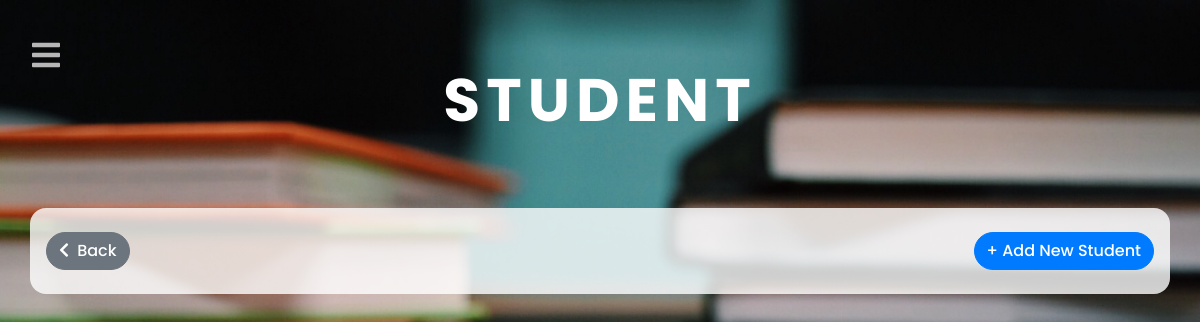
The page /data/student/ (signed in) on the database as committed earlier.
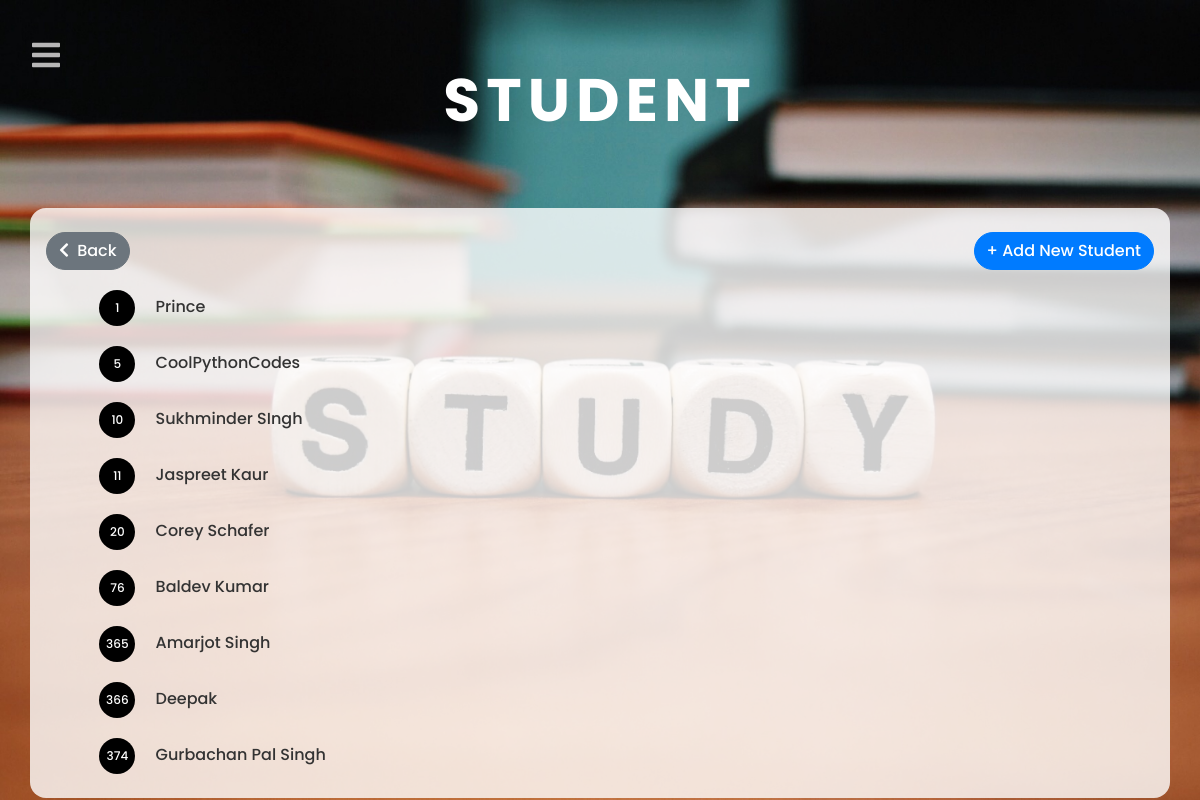
The same page on the database as committed later.
### data/models.py (models this page shows, shortened)
class Student(models.Model):
    roll_no = models.PositiveIntegerField(validators=[MinValueValidator(1)], unique=True, blank=False)
    name = models.CharField(max_length=250, blank=False)
    course = models.ForeignKey(Course, on_delete=models.PROTECT)
    sem = models.CharField(max_length=12, choices=semester_choices, blank=False)
    subject = models.ManyToManyField(Subject, blank=False)
    image = models.ImageField(upload_to='student_pics/', default='student_pics/default.png', max_length=500)

### data/views.py (the view)
# urls.py: path('student/', StudentListView.as_view(), name='student'),
class StudentListView(LoginRequiredMixin, ListView):
    model = Student
    template_name = 'data/student.html'
    context_object_name = 'students'
    ordering = ['roll_no']
    def get_context_data(self, **kwargs):
        context = super(StudentListView, self).get_context_data(**kwargs)
        context['pageName'] = 'Student'
        return context

### data/templates/data/student.html
{% extends 'user/base.html'  %}
{% block content %}
<div class="container-fluid">
	<h1 class="heading">{{pageName}}</h1>
</div>
	<div class="container model-view">
		<div class="d-flex">
			<a class="btn btn-md btn-secondary mr-auto add-new my-2" href="{% url 'home' %}"><i class="fas fa-chevron-left mr-1"></i> Back</a>
			{% if user.is_staff %}
				<a class="btn btn-md btn-primary add-new my-2" href="{% url 'student-create' %}">+ Add New {{pageName}}</a>
			{% endif %}
		</div>
		<ul>
			{% for student in students %}
				<li class="list-view"><a class="update" href="{% url 'student-detail' student.pk %}"><span class="list-no"> {{student.roll_no}}</span> {{student.name}}</a></li>
			{% endfor %}
		</ul>
	</div>
{% endblock %}

### user/templates/user/base.html (shortened to what this page needs)
{% load static %}
<!doctype html>
<html lang="en">
  <head>
    <link rel="stylesheet" href="{% static 'user/css/bootstrap.min.css' %}">
    <link rel="stylesheet" href="{% static 'user/css/style.css' %}">
    <link rel="stylesheet" href="https://use.fontawesome.com/releases/v5.7.2/css/all.css">
    <link href="https://cdnjs.cloudflare.com/ajax/libs/select2/4.0.6-rc.0/css/select2.min.css" rel="stylesheet" />
  </head>
  <body class="home">
    {% if user.is_authenticated %}
      <a href="javascript:void(0)" class="open-side-nav" id="open"><i class="fas fa-bars"></i></a>
    {% endif %}
    {% block content %}
    {% endblock content %}
  </body>
</html>

### user/static/user/css/style.css (style rules this page uses)
body { font-family: 'Poppins', sans-serif; color: #333333; }
a.open-side-nav { position: fixed; top:2rem; left:2rem; font-size: 2rem; color: #b7b6b6; transition: 0.3s; -webkit-transition: 0.3s; -moz-transition: 0.3s; -o-transition: 0.3s; }
.home { min-height: 100vh; background-image: url('images/study.jpg'); background-size: cover; background-attachment: fixed; }
.home .heading { font-size: 5vw; color: white; font-weight: bold; text-align: center; text-transform: uppercase; letter-spacing: 0.5vw; display: flex; height: 25vh; justify-content: center; align-items: center; animation-name: opacity; animation-duration: 2s; }
.model-view { background-color: #fffc; border-radius: 1rem; padding: 1rem; margin-bottom: 2vh; }
.model-view ul { margin: 0; padding: 0; }
.model-view .list-view { list-style: none; margin-left: 1rem; border-radius: 1rem; transition: 0.3s; -webkit-transition: 0.3s; -moz-transition: 0.3s; -o-transition: 0.3s; }
.model-view .list-view a.update { color: #333; display:inline-block; padding: 0.5rem; width: 97%; text-decoration: none; font-weight: 500; }
.model-view .list-view a.update:before { content: '\00BB'; font-size: 1.5rem; padding: 0.5rem; visibility: hidden; color: #4E67EB; font-weight: bold; }
.model-view .list-view .list-no { display: inline-flex; align-items: center; justify-content: center; height: 3vw; width: 3vw; font-size: 1vw; margin-right: 1rem; color: white; border-radius: 50%; background-color: black; }
.add-new { border-radius: 1.4rem; text-transform: capitalize; font-weight: 500; }
.btn,button { font-weight: 500; }

Rows that differ between the two databases and show on the page:
added Student: roll_no "1", name "Prince"
added Student: roll_no "5", name "CoolPythonCodes"
added Student: roll_no "10", name "Sukhminder SIngh"
added Student: roll_no "11", name "Jaspreet Kaur"
added Student: roll_no "20", name "Corey Schafer"
added Student: roll_no "76", name "Baldev Kumar"
added Student: roll_no "365", name "Amarjot Singh"
added Student: roll_no "366", name "Deepak"
added Student: roll_no "374", name "Gurbachan Pal Singh"
